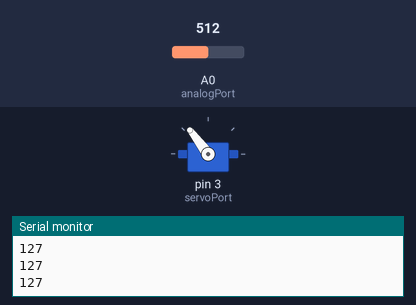
A sketch run on a simulated Arduino Uno, built with avr-gcc and run on an emulated ATmega328P. Parts: servo, the last lines printed to the serial monitor. Inputs (shaded band) come from the test bench; at power-on: A0 (analogPort) = 512.

Above: at 1.2 s.
1.3 s: A0 (analogPort) set to 716
At 2.3 s:
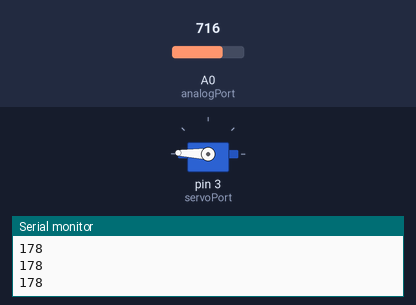
2.8 s: A0 (analogPort) set to 900
At 3.2 s:
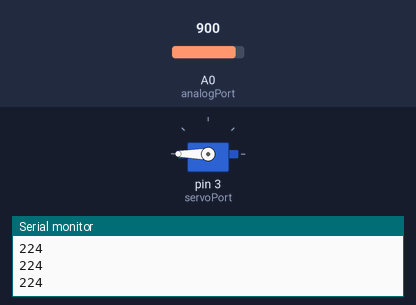
4.3 s: A0 (analogPort) set to 306
At 4.7 s:
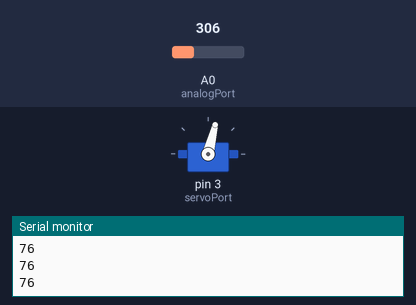
5.8 s: A0 (analogPort) set to 122
At 6.7 s:
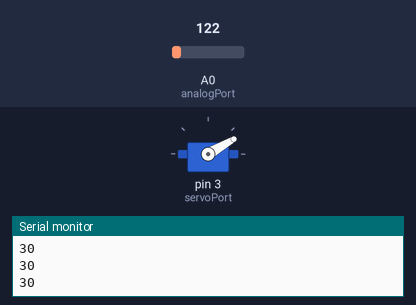
7.3 s: A0 (analogPort) set to 0
At 8.0 s:
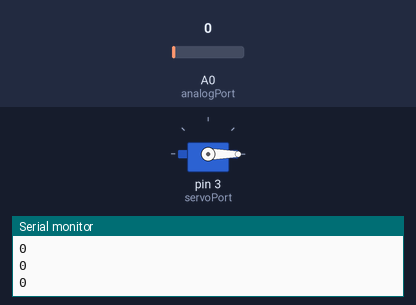
8.8 s: A0 (analogPort) set to 511
At 9.1 s:
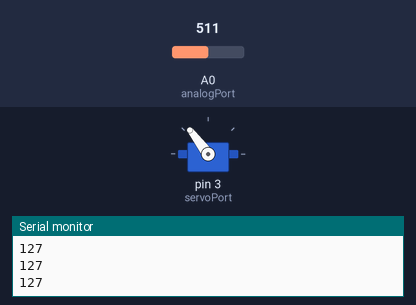
Timing chart, 0 to 11.3 s (numbered marks = the images above; inputs shaded):
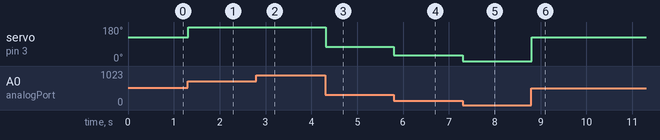

Measured:
- after the input at 1.3 s, servo on pin 3 (servoPort): 127° → 178° at once
- after the input at 2.8 s, servo on pin 3 (servoPort): 178° → 180° at once
- after the input at 4.3 s, servo on pin 3 (servoPort): 180° → 76° at once
- after the input at 5.8 s, servo on pin 3 (servoPort): 76° → 30° at once
- after the input at 7.3 s, servo on pin 3 (servoPort): 30° → 0° at once
- after the input at 8.8 s, servo on pin 3 (servoPort): 0° → 127° at once

The sketch:

Arduino_ServoPotentio.ino
```cpp
/*
  Author: Michael Gates
  Date: 7 November 2016
  Description: Controls a servo motor via a potentiometer
*/

#include<Servo.h>

Servo myServo;

int analogPort = A0;
int servoPort = 3;

void setup()
{
  Serial.begin(9600);
  myServo.attach(servoPort);
}

void loop()
{
  int value = analogRead(analogPort);
  // convert value to 0-255 range
  int converted = map(value, 0, 1023, 0, 255);

  Serial.println(converted);

  // write the converted value
  myServo.write(converted);

  // short delay
  delay(15);
}
```
